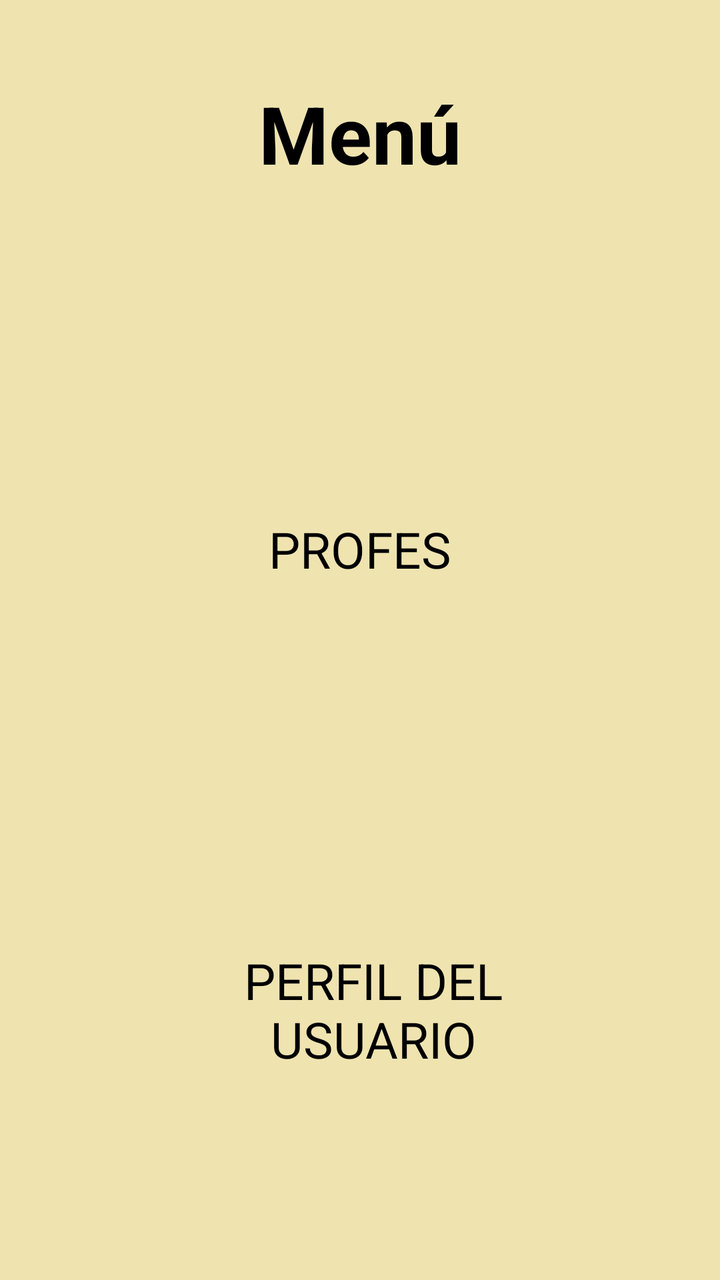
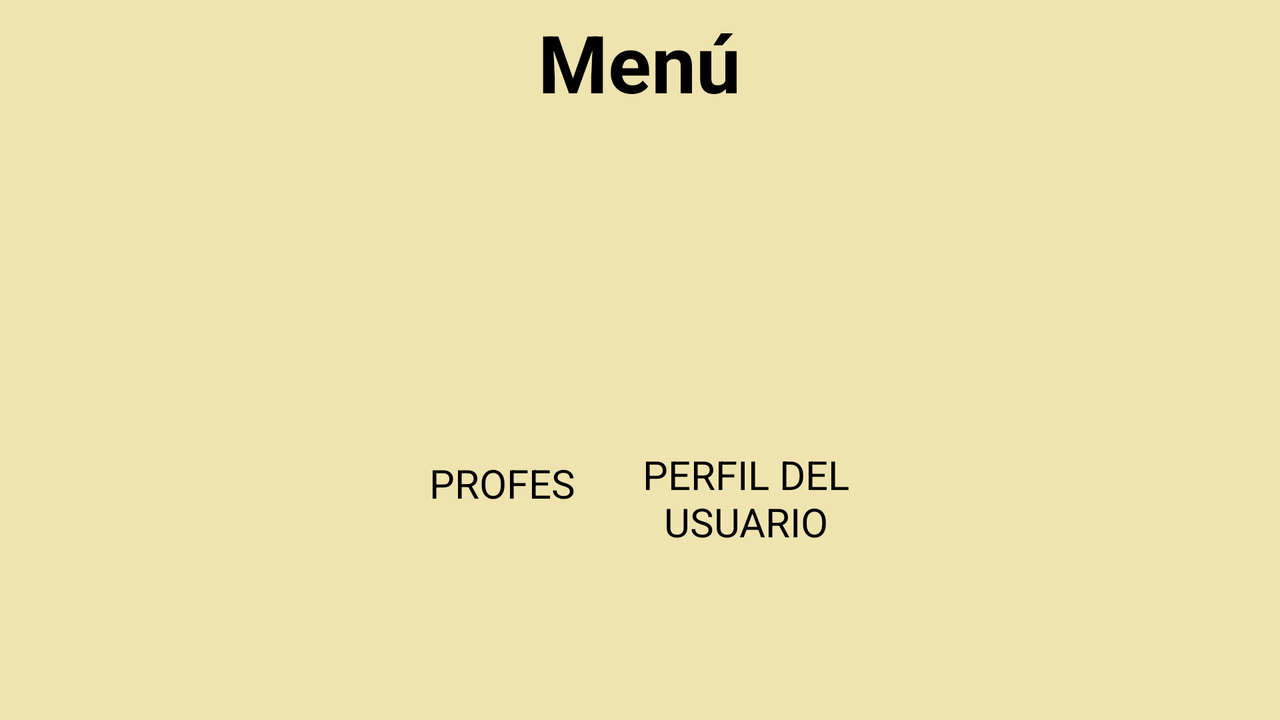

Compare how this app lays out the same screen by default and in its alternative resource folder. The renders come first, then the two layout files and the values they reference.
<!-- AndroidManifest.xml: application theme Theme.TFG_profes -->
<!-- res/layout/activity_menu.xml -->
<?xml version="1.0" encoding="utf-8"?>
<androidx.constraintlayout.widget.ConstraintLayout xmlns:android="http://schemas.android.com/apk/res/android"
    xmlns:app="http://schemas.android.com/apk/res-auto"
    xmlns:tools="http://schemas.android.com/tools"
    android:layout_width="match_parent"
    android:layout_height="match_parent"
    android:background="#EFE4B0"
    tools:context=".Menu">


    <ImageButton
        android:id="@+id/listabtn"
        android:layout_width="130dp"
        android:layout_height="163dp"
        android:backgroundTint="#EFE4B0"
        android:scaleType="fitCenter"
        app:layout_constraintEnd_toEndOf="parent"
        app:layout_constraintHorizontal_bias="0.498"
        app:layout_constraintStart_toStartOf="parent"
        app:layout_constraintTop_toBottomOf="@+id/textView3"
        app:srcCompat="@drawable/lista" />

    <ImageButton
        android:id="@+id/perfilbtn"
        android:layout_width="120dp"
        android:layout_height="168dp"
        android:backgroundTint="#EFE4B0"
        android:scaleType="fitCenter"
        app:layout_constraintEnd_toEndOf="parent"
        app:layout_constraintHorizontal_bias="0.498"
        app:layout_constraintStart_toStartOf="parent"
        app:layout_constraintTop_toBottomOf="@+id/textView4"
        app:srcCompat="@drawable/perfil" />

    <TextView
        android:id="@+id/textView3"
        android:layout_width="133dp"
        android:layout_height="45dp"
        android:layout_marginTop="40dp"
        android:gravity="center"
        android:text="@string/menu"
        android:textColor="@color/black"
        android:textSize="40dp"
        android:textStyle="bold"
        app:layout_constraintEnd_toEndOf="parent"
        app:layout_constraintStart_toStartOf="parent"
        app:layout_constraintTop_toTopOf="parent" />

    <TextView
        android:id="@+id/textView4"
        android:layout_width="153dp"
        android:layout_height="53dp"
        android:text="@string/profes"
        android:gravity="center"
        android:textColor="@color/black"
        android:textSize="25dp"
        app:layout_constraintEnd_toEndOf="parent"
        app:layout_constraintStart_toStartOf="parent"
        app:layout_constraintTop_toBottomOf="@+id/listabtn" />

    <TextView
        android:id="@+id/textView5"
        android:layout_width="179dp"
        android:layout_height="72dp"
        android:gravity="center"
        android:text="@string/perfilp"
        android:textColor="@color/black"
        android:textSize="25dp"
        app:layout_constraintEnd_toEndOf="parent"
        app:layout_constraintHorizontal_bias="0.538"
        app:layout_constraintStart_toStartOf="parent"
        app:layout_constraintTop_toBottomOf="@+id/perfilbtn" />
</androidx.constraintlayout.widget.ConstraintLayout>
<!-- resources referenced by this layout -->
<resources>
  <color name="black">#FF000000</color>
  <string name="menu">Menú</string>
  <string name="perfilp">PERFIL DEL USUARIO</string>
  <string name="profes">PROFES</string>
  <style name="Theme.TFG_profes" parent="Theme.MaterialComponents.DayNight.DarkActionBar">
          
          <item name="colorPrimary">@color/rojo</item>
          <item name="colorPrimaryVariant">@color/amarillo</item>
          <item name="colorOnPrimary">@color/gris</item>
          
          <item name="colorSecondary">@color/teal_200</item>
          <item name="colorSecondaryVariant">@color/teal_700</item>
          <item name="colorOnSecondary">@color/black</item>
          
          <item name="android:statusBarColor">?attr/colorPrimaryVariant</item>
          
      </style>
  <color name="rojo">#880015</color>
  <color name="amarillo">#EFE4B0</color>
  <color name="gris">#C3C3C3</color>
  <color name="teal_200">#FF03DAC5</color>
  <color name="teal_700">#FF018786</color>
</resources>
<!-- res/layout-land/activity_menu.xml (the repository's variant of the layout above) -->
<!-- drawn on the phone turned sideways -->
<?xml version="1.0" encoding="utf-8"?>
<androidx.constraintlayout.widget.ConstraintLayout xmlns:android="http://schemas.android.com/apk/res/android"
    xmlns:app="http://schemas.android.com/apk/res-auto"
    xmlns:tools="http://schemas.android.com/tools"
    android:layout_width="match_parent"
    android:layout_height="match_parent"
    android:background="#EFE4B0"
    tools:context=".Menu">


    <ImageButton
        android:id="@+id/listabtn"
        android:layout_width="116dp"
        android:layout_height="159dp"
        android:layout_marginStart="224dp"
        android:backgroundTint="#EFE4B0"
        android:scaleType="fitCenter"
        app:layout_constraintStart_toStartOf="parent"
        app:layout_constraintTop_toBottomOf="@+id/textView3"
        app:srcCompat="@drawable/lista" />

    <ImageButton
        android:id="@+id/perfilbtn"
        android:layout_width="122dp"
        android:layout_height="158dp"
        android:layout_marginEnd="184dp"
        android:backgroundTint="#EFE4B0"
        android:scaleType="fitCenter"
        app:layout_constraintEnd_toEndOf="parent"
        app:layout_constraintHorizontal_bias="0.271"
        app:layout_constraintStart_toEndOf="@+id/listabtn"
        app:layout_constraintTop_toBottomOf="@+id/textView3"
        app:srcCompat="@drawable/perfil" />

    <TextView
        android:id="@+id/textView3"
        android:layout_width="186dp"
        android:layout_height="62dp"
        android:gravity="center"
        android:text="@string/menu"
        android:textColor="@color/black"
        android:textSize="40dp"
        android:textStyle="bold"
        app:layout_constraintEnd_toEndOf="parent"
        app:layout_constraintHorizontal_bias="0.499"
        app:layout_constraintStart_toStartOf="parent"
        app:layout_constraintTop_toTopOf="parent" />

    <TextView
        android:id="@+id/textView4"
        android:layout_width="110dp"
        android:layout_height="41dp"
        android:gravity="center"
        android:text="@string/profes"
        android:textColor="@color/black"
        android:textSize="20dp"
        app:layout_constraintEnd_toEndOf="parent"
        app:layout_constraintHorizontal_bias="0.37"
        app:layout_constraintStart_toStartOf="parent"
        app:layout_constraintTop_toBottomOf="@+id/listabtn" />

    <TextView
        android:id="@+id/textView5"
        android:layout_width="149dp"
        android:layout_height="58dp"
        android:gravity="center"
        android:text="@string/perfilp"
        android:textColor="@color/black"
        android:textSize="20dp"
        app:layout_constraintEnd_toEndOf="parent"
        app:layout_constraintHorizontal_bias="0.608"
        app:layout_constraintStart_toStartOf="parent"
        app:layout_constraintTop_toBottomOf="@+id/perfilbtn" />

</androidx.constraintlayout.widget.ConstraintLayout>
